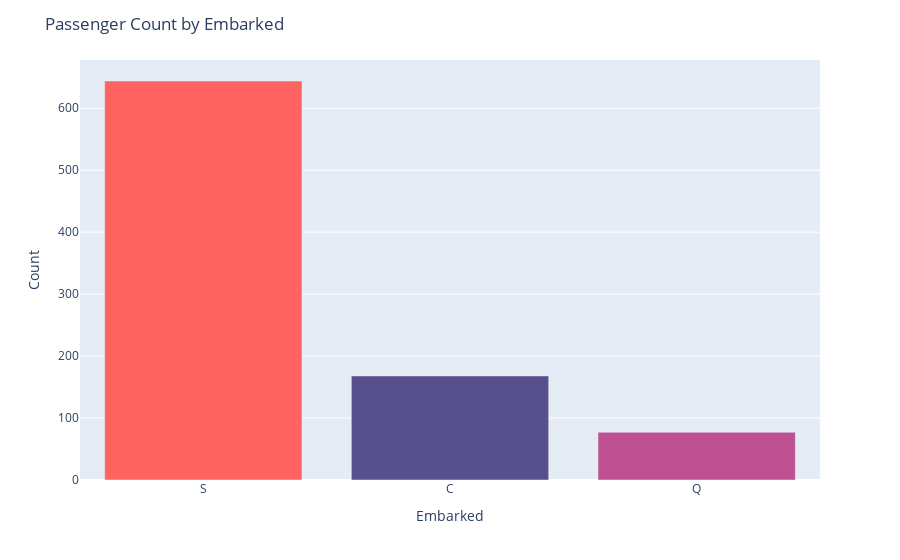

Notebook cell for this chart:
### Code cell
#We can clealry even show using a graph to clearly illustrate what we've seen

embarked_counts = df['Embarked'].value_counts()

# Define your custom colors
custom_colors = ['#FF6361', '#58508D', '#BC5090']

fig = px.bar(
    x=embarked_counts.index,
    y=embarked_counts.values,
    color=embarked_counts.index,
    color_discrete_sequence=custom_colors,
    hover_data={'count': embarked_counts.values,'class': embarked_counts.index}
)

fig.update_layout(
    title='Passenger Count by Embarked',
    xaxis=dict(title='Embarked'),
    yaxis=dict(title='Count'),
    showlegend=False
)

fig.show()

### Figure 1 — Plotly figure (JSON) as saved in the notebook; plotly's stock layout.template omitted (floating-point values rounded to 4 significant figures)
{"data": [{"alignmentgroup": "True", "customdata": [[644, "S"]], "hovertemplate": "color=S<br>x=%{x}<br>y=%{y}<br>count=%{customdata[0]}<br>class=%{customdata[1]}<extra></extra>", "legendgroup": "S", "marker": {"color": "#FF6361", "pattern": {"shape": ""}}, "name": "S", "offsetgroup": "S", "orientation": "v", "showlegend": true, "textposition": "auto", "type": "bar", "x": ["S"], "xaxis": "x", "y": [644], "yaxis": "y"}, {"alignmentgroup": "True", "customdata": [[168, "C"]], "hovertemplate": "color=C<br>x=%{x}<br>y=%{y}<br>count=%{customdata[0]}<br>class=%{customdata[1]}<extra></extra>", "legendgroup": "C", "marker": {"color": "#58508D", "pattern": {"shape": ""}}, "name": "C", "offsetgroup": "C", "orientation": "v", "showlegend": true, "textposition": "auto", "type": "bar", "x": ["C"], "xaxis": "x", "y": [168], "yaxis": "y"}, {"alignmentgroup": "True", "customdata": [[77, "Q"]], "hovertemplate": "color=Q<br>x=%{x}<br>y=%{y}<br>count=%{customdata[0]}<br>class=%{customdata[1]}<extra></extra>", "legendgroup": "Q", "marker": {"color": "#BC5090", "pattern": {"shape": ""}}, "name": "Q", "offsetgroup": "Q", "orientation": "v", "showlegend": true, "textposition": "auto", "type": "bar", "x": ["Q"], "xaxis": "x", "y": [77], "yaxis": "y"}], "layout": {"barmode": "relative", "legend": {"title": {"text": "color"}, "tracegroupgap": 0}, "margin": {"t": 60}, "showlegend": false, "title": {"text": "Passenger Count by Embarked"}, "xaxis": {"anchor": "y", "domain": [0, 1], "title": {"text": "Embarked"}}, "yaxis": {"anchor": "x", "domain": [0, 1], "title": {"text": "Count"}}}}
